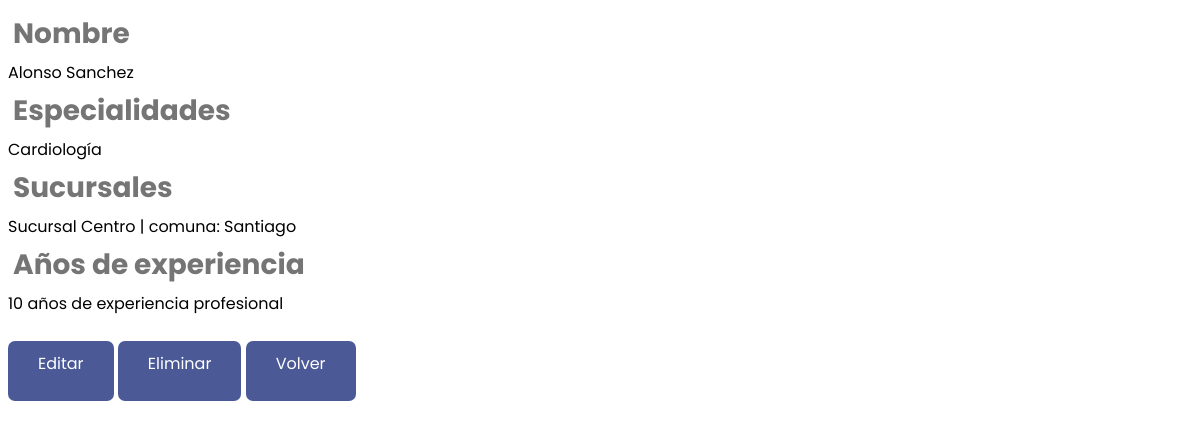
Page /clinica/detail_view/15 on the earlier database version.
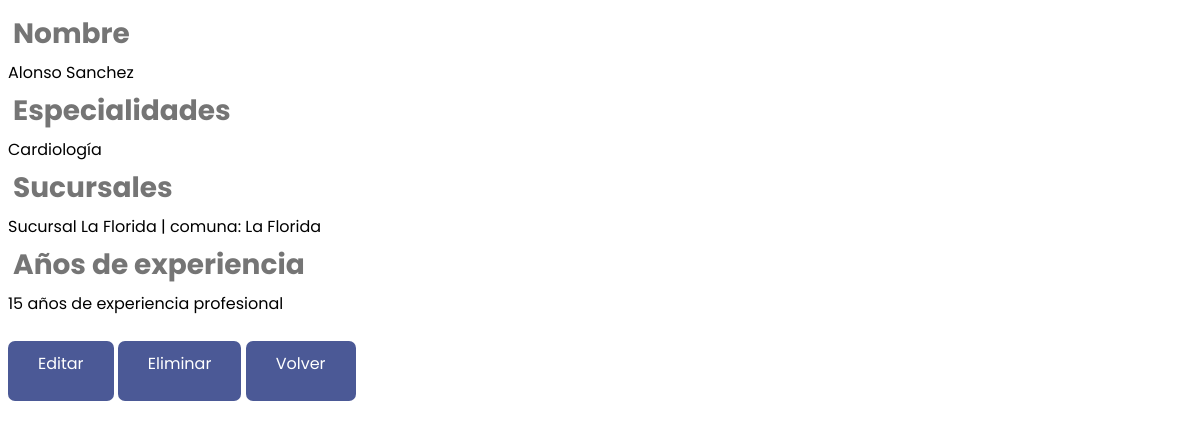
Same page on the later database version.
### clinica/models.py (models this page shows, shortened)
class Especialidad(models.Model):
    tipo = models.CharField(max_length=100)
    def __str__(self):
        return self.tipo
    class Meta:
        verbose_name_plural="Especialidades"
        ordering=['tipo']

class Sucursal(models.Model):
    nombre = models.CharField(max_length=100)
    comuna = models.ForeignKey(Comuna, on_delete=models.CASCADE)
    direccion = models.CharField(max_length=200)
    def __str__(self):
        return self.nombre + " | comuna: " + self.comuna.nombre
    class Meta:
        verbose_name_plural="Sucursales"
        ordering=['nombre']

class Comuna(models.Model):
    nombre = models.CharField(max_length=100)
    class Meta:
        verbose_name_plural="Comunas"
        ordering=['nombre']

class Medico(models.Model): #antecedentes y credenciales
    nombre = models.CharField(max_length=100)
    apellido = models.CharField(max_length=100)
    especialidades = models.ManyToManyField(Especialidad)
    sucursales = models.ManyToManyField(Sucursal)
    anos_experiencia = models.IntegerField() #antecedentes
    class Meta:
        verbose_name_plural="Médicos"
        ordering=['nombre']

### clinica/views.py (the view)
# urls.py: path('detail_view/<id>', detail_view, name='detail_view'),
def detail_view(request, id):
    context = {}
    context['data'] = Medico.objects.get(id = id)
    return render(request, "detail_view.html", context)

### clinica/templates/detail_view.html (shortened to what this page needs)
{% load static %}
<link rel="stylesheet" type="text/css" href="{% static 'css/test.css' %}">
<div class="main">
    <h2> Nombre </h2>
        {{ data.nombre }} {{data.apellido}}<br/>
    <h2> Especialidades </h2>
        {% for especialidad in data.especialidades.all %}
        {{ especialidad }} <br/>
        {% endfor %}
    <h2> Sucursales </h2>
        {% for sucursal in data.sucursales.all %}
        {{ sucursal }} <br/>
        {% endfor %}
    <h2> Años de experiencia </h2>
    {{ data.anos_experiencia }} años de experiencia profesional
    <br><br>
    <a href="../{{data.id}}/update" class="btn"> Editar </a>
    <a href="../{{data.id}}/delete" class="btn" id="delete"> Eliminar </a>
    <a href="../list_view" class="btn"> Volver </a>
</div>

Differences in the rows shown:
no longer on this page (row unchanged): Sucursal: nombre+comuna "Sucursal Centro | comuna: Santiago"
changed Medico "Alonso": anos_experiencia "10" → "15"
now on this page (row unchanged): Sucursal: nombre+comuna "Sucursal La Florida | comuna: La Florida"
